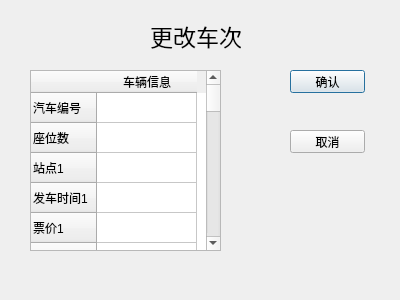
<?xml version="1.0" encoding="UTF-8"?>
<ui version="4.0">
 <class>Changecoach</class>
 <widget class="QDialog" name="Changecoach">
  <property name="geometry">
   <rect>
    <x>0</x>
    <y>0</y>
    <width>400</width>
    <height>300</height>
   </rect>
  </property>
  <property name="windowTitle">
   <string>更改车次</string>
  </property>
  <widget class="QLabel" name="label">
   <property name="geometry">
    <rect>
     <x>150</x>
     <y>20</y>
     <width>91</width>
     <height>31</height>
    </rect>
   </property>
   <property name="font">
    <font>
     <pointsize>17</pointsize>
    </font>
   </property>
   <property name="text">
    <string>更改车次</string>
   </property>
  </widget>
  <widget class="QTableWidget" name="tableWidget_2">
   <property name="geometry">
    <rect>
     <x>30</x>
     <y>70</y>
     <width>191</width>
     <height>181</height>
    </rect>
   </property>
   <property name="columnCount">
    <number>1</number>
   </property>
   <row>
    <property name="text">
     <string>汽车编号</string>
    </property>
   </row>
   <row>
    <property name="text">
     <string>座位数</string>
    </property>
   </row>
   <row>
    <property name="text">
     <string>站点1</string>
    </property>
   </row>
   <row>
    <property name="text">
     <string>发车时间1</string>
    </property>
   </row>
   <row>
    <property name="text">
     <string>票价1</string>
    </property>
   </row>
   <row>
    <property name="text">
     <string>站点2</string>
    </property>
   </row>
   <row>
    <property name="text">
     <string>发车时间2</string>
    </property>
   </row>
   <row>
    <property name="text">
     <string>票价2</string>
    </property>
   </row>
   <row>
    <property name="text">
     <string>站点3</string>
    </property>
   </row>
   <row>
    <property name="text">
     <string>发车时间3</string>
    </property>
   </row>
   <row>
    <property name="text">
     <string>票价3</string>
    </property>
   </row>
   <row>
    <property name="text">
     <string>站点4</string>
    </property>
   </row>
   <row>
    <property name="text">
     <string>发车时间4</string>
    </property>
   </row>
   <row>
    <property name="text">
     <string>票价4</string>
    </property>
   </row>
   <row>
    <property name="text">
     <string>站点5</string>
    </property>
   </row>
   <row>
    <property name="text">
     <string>发车时间5</string>
    </property>
   </row>
   <row>
    <property name="text">
     <string>票价5</string>
    </property>
   </row>
   <row>
    <property name="text">
     <string>站点6</string>
    </property>
   </row>
   <row>
    <property name="text">
     <string>发车时间6</string>
    </property>
   </row>
   <row>
    <property name="text">
     <string>票价6</string>
    </property>
   </row>
   <row>
    <property name="text">
     <string>站点7</string>
    </property>
   </row>
   <row>
    <property name="text">
     <string>发车时间7</string>
    </property>
   </row>
   <row>
    <property name="text">
     <string>票价7</string>
    </property>
   </row>
   <row>
    <property name="text">
     <string>站点8</string>
    </property>
   </row>
   <row>
    <property name="text">
     <string>发车时间8</string>
    </property>
   </row>
   <row>
    <property name="text">
     <string>票价8</string>
    </property>
   </row>
   <row>
    <property name="text">
     <string>站点9</string>
    </property>
   </row>
   <row>
    <property name="text">
     <string>发车时间9</string>
    </property>
   </row>
   <row>
    <property name="text">
     <string>票价9</string>
    </property>
   </row>
   <row>
    <property name="text">
     <string>站点10</string>
    </property>
   </row>
   <row>
    <property name="text">
     <string>发车时间10</string>
    </property>
   </row>
   <row>
    <property name="text">
     <string>票价10</string>
    </property>
   </row>
   <row>
    <property name="text">
     <string>站点11</string>
    </property>
   </row>
   <row>
    <property name="text">
     <string>发车时间11</string>
    </property>
   </row>
   <row>
    <property name="text">
     <string>票价11</string>
    </property>
   </row>
   <row>
    <property name="text">
     <string>站点12</string>
    </property>
   </row>
   <row>
    <property name="text">
     <string>新建行</string>
    </property>
   </row>
   <row>
    <property name="text">
     <string>票价12</string>
    </property>
   </row>
   <column>
    <property name="text">
     <string>车辆信息</string>
    </property>
   </column>
  </widget>
  <widget class="QPushButton" name="pushButton">
   <property name="geometry">
    <rect>
     <x>290</x>
     <y>70</y>
     <width>75</width>
     <height>23</height>
    </rect>
   </property>
   <property name="text">
    <string>确认</string>
   </property>
  </widget>
  <widget class="QPushButton" name="pushButton_2">
   <property name="geometry">
    <rect>
     <x>290</x>
     <y>130</y>
     <width>75</width>
     <height>23</height>
    </rect>
   </property>
   <property name="text">
    <string>取消</string>
   </property>
  </widget>
 </widget>
 <resources/>
 <connections>
  <connection>
   <sender>pushButton_2</sender>
   <signal>clicked()</signal>
   <receiver>Changecoach</receiver>
   <slot>close()</slot>
   <hints>
    <hint type="sourcelabel">
     <x>319</x>
     <y>142</y>
    </hint>
    <hint type="destinationlabel">
     <x>342</x>
     <y>119</y>
    </hint>
   </hints>
  </connection>
 </connections>
</ui>
